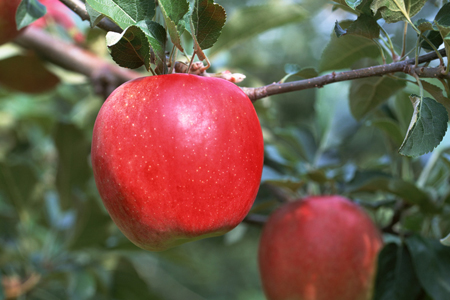
//> input picture 胡Lab/胡Lab/1.jpg, 450 x 300 px
$ ./main   (built with g++ and OpenCV 4)
//> lines starting //> are read from the running program, lines starting //| are printed output that depends on the picture
#include <opencv2/opencv.hpp>
#include <iostream>
#include <vector>
using namespace cv;
using namespace std;
int main()
{
	Mat dstImage;
	Mat srcImage = imread("1.jpg");
//> srcImage is the input picture: 300 rows x 450 cols, CV_8UC3; mean B, G, R 74.4, 89.7, 112.9
	vector<Mat>channels;
	cvtColor(srcImage, dstImage,CV_RGB2Lab);
//> dstImage: 300 rows x 450 cols, CV_8UC3; mean of channels 0, 1, 2 97.9, 130.6, 114.9
	split(dstImage, channels);
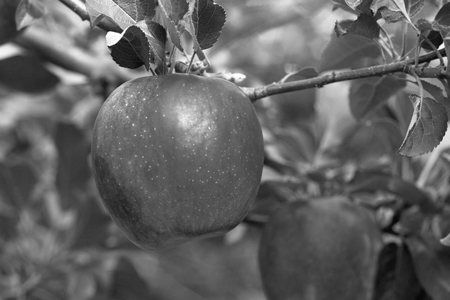
//> channels[0]: 300 rows x 450 cols, CV_8UC1; min 7, max 255, mean 97.9
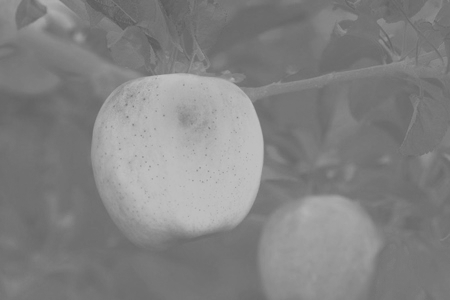
//> channels[1]: 300 rows x 450 cols, CV_8UC1; min 88, max 193, mean 130.6
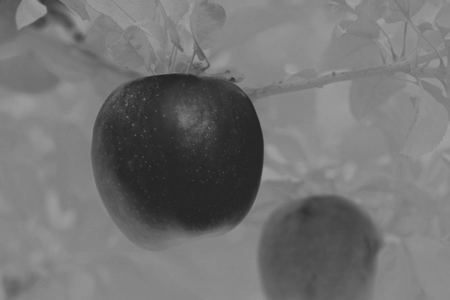
//> channels[2]: 300 rows x 450 cols, CV_8UC1; min 36, max 163, mean 114.9
	Mat A = channels.at(1);
	Mat B = channels.at(2);
	Mat L = channels.at(0);
	imshow("A", A);
	imwrite("A.jpg", A);
	imshow("L", L);
	imshow("B", B);
	imshow("Lab", dstImage);
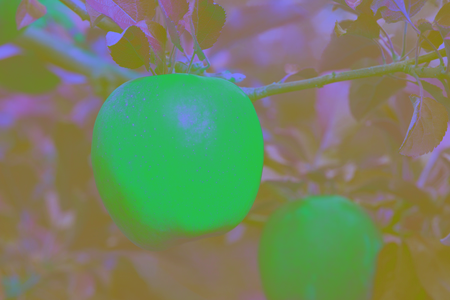
//> window 'Lab': 300 rows x 450 cols, CV_8UC3; mean B, G, R 97.9, 130.6, 114.9
	imwrite("Lab.jpg", dstImage);
	waitKey(0);
	return 0;
}
